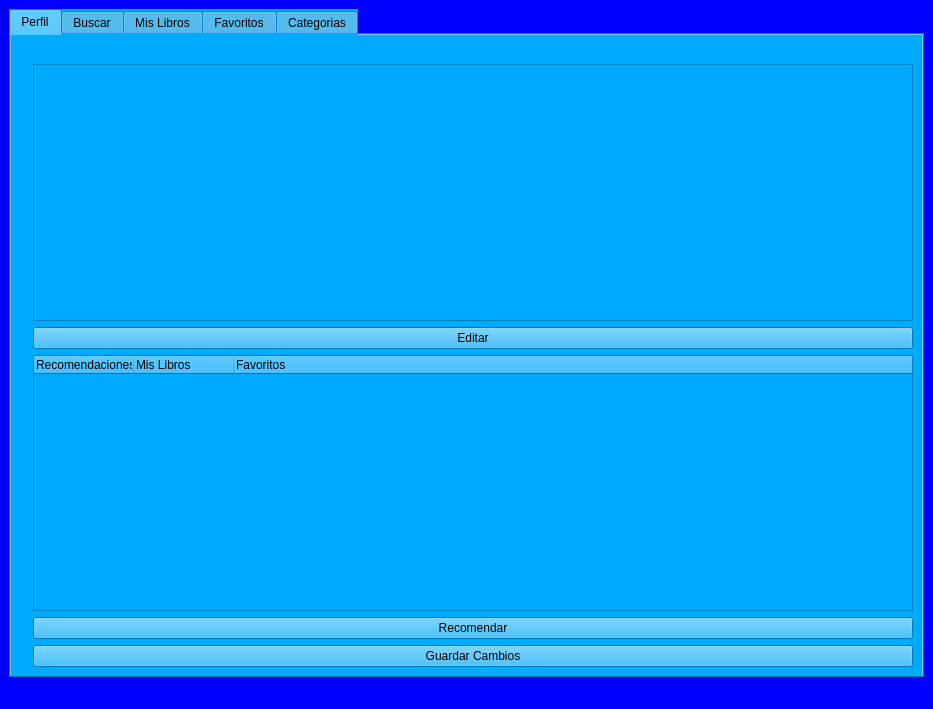
<?xml version="1.0" encoding="UTF-8"?>
<ui version="4.0">
 <class>menuPrincipal</class>
 <widget class="QMainWindow" name="menuPrincipal">
  <property name="geometry">
   <rect>
    <x>0</x>
    <y>0</y>
    <width>933</width>
    <height>709</height>
   </rect>
  </property>
  <property name="windowTitle">
   <string>Menu Principal</string>
  </property>
  <property name="styleSheet">
   <string notr="true">background-color: rgb(0, 0, 255);</string>
  </property>
  <widget class="QWidget" name="menuPrincipal_2">
   <layout class="QGridLayout" name="gridLayout">
    <item row="0" column="0">
     <widget class="QTabWidget" name="menutabs">
      <property name="styleSheet">
       <string notr="true">background-color: rgb(0, 170, 255);</string>
      </property>
      <property name="currentIndex">
       <number>0</number>
      </property>
      <widget class="QWidget" name="perfiltab">
       <attribute name="title">
        <string>Perfil</string>
       </attribute>
       <layout class="QGridLayout" name="gridLayout_4">
        <item row="0" column="0">
         <widget class="QLabel" name="label">
          <property name="text">
           <string/>
          </property>
         </widget>
        </item>
        <item row="2" column="1">
         <widget class="QListWidget" name="listWidgetPerfil"/>
        </item>
        <item row="4" column="1">
         <widget class="QTreeWidget" name="recomendadostreeWidget">
          <column>
           <property name="text">
            <string>Recomendaciones</string>
           </property>
          </column>
          <column>
           <property name="text">
            <string>Mis Libros</string>
           </property>
          </column>
          <column>
           <property name="text">
            <string>Favoritos</string>
           </property>
          </column>
         </widget>
        </item>
        <item row="3" column="1">
         <widget class="QPushButton" name="editarperfilPB">
          <property name="text">
           <string>Editar</string>
          </property>
         </widget>
        </item>
        <item row="5" column="1">
         <widget class="QPushButton" name="recomendarRPB">
          <property name="text">
           <string>Recomendar</string>
          </property>
         </widget>
        </item>
        <item row="6" column="1">
         <widget class="QPushButton" name="guardarRPB">
          <property name="text">
           <string>Guardar Cambios</string>
          </property>
         </widget>
        </item>
       </layout>
      </widget>
      <widget class="QWidget" name="busquedatab">
       <attribute name="title">
        <string>Buscar</string>
       </attribute>
       <layout class="QGridLayout" name="gridLayout_3">
        <item row="2" column="0">
         <widget class="QLabel" name="Label">
          <property name="text">
           <string>Año:</string>
          </property>
         </widget>
        </item>
        <item row="4" column="2">
         <widget class="QLineEdit" name="categoriaLE"/>
        </item>
        <item row="0" column="0">
         <widget class="QLabel" name="libroLabel">
          <property name="text">
           <string>Titulo:</string>
          </property>
         </widget>
        </item>
        <item row="1" column="2">
         <widget class="QLineEdit" name="autorLE"/>
        </item>
        <item row="4" column="0">
         <widget class="QLabel" name="categoriaLabel">
          <property name="text">
           <string>Categoria:</string>
          </property>
         </widget>
        </item>
        <item row="3" column="0">
         <widget class="QLabel" name="editorialLabel">
          <property name="text">
           <string>Editorial:</string>
          </property>
         </widget>
        </item>
        <item row="3" column="2">
         <widget class="QLineEdit" name="editorialLE"/>
        </item>
        <item row="7" column="2">
         <widget class="QTreeWidget" name="librostreeWidget">
          <property name="indentation">
           <number>20</number>
          </property>
          <property name="allColumnsShowFocus">
           <bool>true</bool>
          </property>
          <property name="wordWrap">
           <bool>false</bool>
          </property>
          <property name="columnCount">
           <number>3</number>
          </property>
          <attribute name="headerVisible">
           <bool>false</bool>
          </attribute>
          <attribute name="headerCascadingSectionResizes">
           <bool>false</bool>
          </attribute>
          <attribute name="headerStretchLastSection">
           <bool>true</bool>
          </attribute>
          <column>
           <property name="text">
            <string>Libros</string>
           </property>
          </column>
          <column>
           <property name="text">
            <string>Mis Libros</string>
           </property>
          </column>
          <column>
           <property name="text">
            <string>Favoritos</string>
           </property>
          </column>
         </widget>
        </item>
        <item row="0" column="2">
         <widget class="QLineEdit" name="libroLE"/>
        </item>
        <item row="1" column="0">
         <widget class="QLabel" name="autorLabel">
          <property name="text">
           <string>Autor:</string>
          </property>
         </widget>
        </item>
        <item row="2" column="2">
         <widget class="QLineEdit" name="anioLE"/>
        </item>
        <item row="9" column="2">
         <widget class="QPushButton" name="buscarPB">
          <property name="enabled">
           <bool>false</bool>
          </property>
          <property name="styleSheet">
           <string notr="true">background-color: rgb(0, 0, 255);</string>
          </property>
          <property name="text">
           <string>Buscar</string>
          </property>
         </widget>
        </item>
        <item row="10" column="2">
         <widget class="QPushButton" name="guardarbPB">
          <property name="styleSheet">
           <string notr="true">background-color: rgb(0, 0, 255);</string>
          </property>
          <property name="text">
           <string>Guardar Cambios</string>
          </property>
         </widget>
        </item>
        <item row="0" column="1">
         <widget class="QPushButton" name="ordenarlibroBPB">
          <property name="text">
           <string>Ordenar</string>
          </property>
         </widget>
        </item>
        <item row="1" column="1">
         <widget class="QPushButton" name="ordenarautorBPB">
          <property name="text">
           <string>Ordenar</string>
          </property>
         </widget>
        </item>
        <item row="2" column="1">
         <widget class="QPushButton" name="ordenaranioBPB">
          <property name="text">
           <string>Ordenar</string>
          </property>
         </widget>
        </item>
        <item row="3" column="1">
         <widget class="QPushButton" name="ordenarpublishBPB">
          <property name="text">
           <string>Ordenar</string>
          </property>
         </widget>
        </item>
        <item row="4" column="1">
         <widget class="QPushButton" name="ordenartipoBPB">
          <property name="text">
           <string>Ordenar</string>
          </property>
         </widget>
        </item>
       </layout>
      </widget>
      <widget class="QWidget" name="librostab">
       <attribute name="title">
        <string>Mis Libros</string>
       </attribute>
       <layout class="QGridLayout" name="gridLayout_2">
        <item row="3" column="0">
         <widget class="QPushButton" name="ordenaranioMPB">
          <property name="styleSheet">
           <string notr="true">background-color: rgb(0, 0, 255);</string>
          </property>
          <property name="text">
           <string>Ordenar por Año</string>
          </property>
         </widget>
        </item>
        <item row="0" column="0">
         <widget class="QTreeWidget" name="mislibrostreeWidget">
          <property name="columnCount">
           <number>3</number>
          </property>
          <attribute name="headerVisible">
           <bool>false</bool>
          </attribute>
          <column>
           <property name="text">
            <string notr="true">Libros</string>
           </property>
          </column>
          <column>
           <property name="text">
            <string>Mis Libros</string>
           </property>
          </column>
          <column>
           <property name="text">
            <string>Favoritos</string>
           </property>
          </column>
         </widget>
        </item>
        <item row="6" column="0">
         <widget class="QPushButton" name="guardarmlPB">
          <property name="styleSheet">
           <string notr="true">background-color: rgb(0, 0, 255);</string>
          </property>
          <property name="text">
           <string>Guardar Cambios</string>
          </property>
         </widget>
        </item>
        <item row="4" column="0">
         <widget class="QPushButton" name="ordenarpublishMPB">
          <property name="styleSheet">
           <string notr="true">background-color: rgb(0, 0, 255);</string>
          </property>
          <property name="text">
           <string>Ordenar por Editorial</string>
          </property>
         </widget>
        </item>
        <item row="2" column="0">
         <widget class="QPushButton" name="ordenarautorMPB">
          <property name="styleSheet">
           <string notr="true">background-color: rgb(0, 0, 255);</string>
          </property>
          <property name="text">
           <string>Ordenar por Autor</string>
          </property>
         </widget>
        </item>
        <item row="5" column="0">
         <widget class="QPushButton" name="ordenartipoMPB">
          <property name="styleSheet">
           <string notr="true">background-color: rgb(0, 0, 255);</string>
          </property>
          <property name="text">
           <string>Ordenar por Genero</string>
          </property>
         </widget>
        </item>
        <item row="1" column="0">
         <widget class="QPushButton" name="ordenartituloMPB">
          <property name="styleSheet">
           <string notr="true">background-color: rgb(0, 0, 255);</string>
          </property>
          <property name="text">
           <string>Ordenar por Titulo</string>
          </property>
         </widget>
        </item>
       </layout>
      </widget>
      <widget class="QWidget" name="favoritostab">
       <attribute name="title">
        <string>Favoritos</string>
       </attribute>
       <layout class="QGridLayout" name="gridLayout_5">
        <item row="1" column="1">
         <widget class="QTreeWidget" name="favoritostreeWidget">
          <attribute name="headerVisible">
           <bool>false</bool>
          </attribute>
          <column>
           <property name="text">
            <string>Libros</string>
           </property>
          </column>
          <column>
           <property name="text">
            <string>Favoritos</string>
           </property>
          </column>
         </widget>
        </item>
        <item row="7" column="1">
         <widget class="QPushButton" name="guardarfPB">
          <property name="styleSheet">
           <string notr="true">background-color: rgb(0, 0, 255);</string>
          </property>
          <property name="text">
           <string>Guardar Cambios</string>
          </property>
         </widget>
        </item>
        <item row="5" column="1">
         <widget class="QPushButton" name="ordenarpublishFPB">
          <property name="styleSheet">
           <string notr="true">background-color: rgb(0, 0, 255);</string>
          </property>
          <property name="text">
           <string>Ordenar por Editorial</string>
          </property>
         </widget>
        </item>
        <item row="4" column="1">
         <widget class="QPushButton" name="ordenaranioFPB">
          <property name="styleSheet">
           <string notr="true">background-color: rgb(0, 0, 255);</string>
          </property>
          <property name="text">
           <string>Ordenar por Año</string>
          </property>
         </widget>
        </item>
        <item row="6" column="1">
         <widget class="QPushButton" name="ordenartipoFPB">
          <property name="styleSheet">
           <string notr="true">background-color: rgb(0, 0, 255);</string>
          </property>
          <property name="text">
           <string>Ordenar por Genero</string>
          </property>
         </widget>
        </item>
        <item row="3" column="1">
         <widget class="QPushButton" name="ordenarautorFPB">
          <property name="styleSheet">
           <string notr="true">background-color: rgb(0, 0, 255);</string>
          </property>
          <property name="text">
           <string>Ordenar por Autor</string>
          </property>
         </widget>
        </item>
        <item row="2" column="1">
         <widget class="QPushButton" name="ordenarlibroFPB">
          <property name="styleSheet">
           <string notr="true">background-color: rgb(0, 0, 255);</string>
          </property>
          <property name="text">
           <string>Ordenar por Titulo</string>
          </property>
         </widget>
        </item>
       </layout>
      </widget>
      <widget class="QWidget" name="categoriastab">
       <attribute name="title">
        <string>Categorias</string>
       </attribute>
       <layout class="QGridLayout" name="gridLayout_6">
        <item row="11" column="0">
         <widget class="QPushButton" name="ordenarlibroCPB">
          <property name="styleSheet">
           <string notr="true">background-color: rgb(0, 0, 255);</string>
          </property>
          <property name="text">
           <string>Titulo</string>
          </property>
         </widget>
        </item>
        <item row="8" column="0">
         <widget class="QPushButton" name="poesiaPB">
          <property name="styleSheet">
           <string notr="true">background-color: rgb(0, 0, 255);</string>
          </property>
          <property name="text">
           <string>Poesía</string>
          </property>
         </widget>
        </item>
        <item row="6" column="0">
         <widget class="QPushButton" name="narrativaPB">
          <property name="styleSheet">
           <string notr="true">background-color: rgb(0, 0, 255);</string>
          </property>
          <property name="text">
           <string>Narrativa</string>
          </property>
         </widget>
        </item>
        <item row="5" column="0">
         <widget class="QPushButton" name="epistolarPB">
          <property name="styleSheet">
           <string notr="true">background-color: rgb(0, 0, 255);</string>
          </property>
          <property name="text">
           <string>Epistolar</string>
          </property>
         </widget>
        </item>
        <item row="12" column="0">
         <widget class="QPushButton" name="ordenarautorCPB">
          <property name="styleSheet">
           <string notr="true">background-color: rgb(0, 0, 255);</string>
          </property>
          <property name="text">
           <string>Autor</string>
          </property>
         </widget>
        </item>
        <item row="14" column="0">
         <widget class="QPushButton" name="ordenarpublishCPB">
          <property name="styleSheet">
           <string notr="true">background-color: rgb(0, 0, 255);</string>
          </property>
          <property name="text">
           <string>Editorial</string>
          </property>
         </widget>
        </item>
        <item row="1" column="0">
         <widget class="QPushButton" name="biografiaPB">
          <property name="styleSheet">
           <string notr="true">background-color: rgb(0, 0, 255);</string>
          </property>
          <property name="text">
           <string>Biografía</string>
          </property>
         </widget>
        </item>
        <item row="0" column="0">
         <widget class="QPushButton" name="antologiaPB">
          <property name="styleSheet">
           <string notr="true">background-color: rgb(0, 0, 255);</string>
          </property>
          <property name="text">
           <string>Antología</string>
          </property>
         </widget>
        </item>
        <item row="2" column="0">
         <widget class="QPushButton" name="clasicoPB">
          <property name="styleSheet">
           <string notr="true">background-color: rgb(0, 0, 255);</string>
          </property>
          <property name="text">
           <string>Clásico</string>
          </property>
         </widget>
        </item>
        <item row="9" column="0">
         <widget class="QPushButton" name="referenciaPB">
          <property name="styleSheet">
           <string notr="true">background-color: rgb(0, 0, 255);</string>
          </property>
          <property name="text">
           <string>Referencia</string>
          </property>
         </widget>
        </item>
        <item row="4" column="0">
         <widget class="QPushButton" name="expositivoPB">
          <property name="styleSheet">
           <string notr="true">background-color: rgb(0, 0, 255);</string>
          </property>
          <property name="text">
           <string>Expositivo</string>
          </property>
         </widget>
        </item>
        <item row="0" column="1" rowspan="15">
         <widget class="QTreeWidget" name="categoriastreeWidget">
          <column>
           <property name="text">
            <string notr="true">Libro</string>
           </property>
          </column>
          <column>
           <property name="text">
            <string>Mis Libros</string>
           </property>
          </column>
          <column>
           <property name="text">
            <string>Favoritos</string>
           </property>
          </column>
         </widget>
        </item>
        <item row="15" column="1">
         <widget class="QPushButton" name="categoriasguardarPB">
          <property name="styleSheet">
           <string notr="true">background-color: rgb(0, 0, 255);</string>
          </property>
          <property name="text">
           <string>Guardar Cambios</string>
          </property>
         </widget>
        </item>
        <item row="13" column="0">
         <widget class="QPushButton" name="ordenaranioCPB">
          <property name="styleSheet">
           <string notr="true">background-color: rgb(0, 0, 255);</string>
          </property>
          <property name="text">
           <string>Año</string>
          </property>
         </widget>
        </item>
        <item row="3" column="0">
         <widget class="QPushButton" name="dramaPB">
          <property name="styleSheet">
           <string notr="true">background-color: rgb(0, 0, 255);</string>
          </property>
          <property name="text">
           <string>Drama</string>
          </property>
         </widget>
        </item>
        <item row="7" column="0">
         <widget class="QPushButton" name="obragraficaPB">
          <property name="styleSheet">
           <string notr="true">background-color: rgb(0, 0, 255);</string>
          </property>
          <property name="text">
           <string>Obra Gráfica</string>
          </property>
         </widget>
        </item>
       </layout>
      </widget>
     </widget>
    </item>
   </layout>
  </widget>
  <widget class="QStatusBar" name="statusbar"/>
  <widget class="QMenuBar" name="menubar">
   <property name="geometry">
    <rect>
     <x>0</x>
     <y>0</y>
     <width>933</width>
     <height>20</height>
    </rect>
   </property>
  </widget>
 </widget>
 <resources/>
 <connections/>
</ui>
